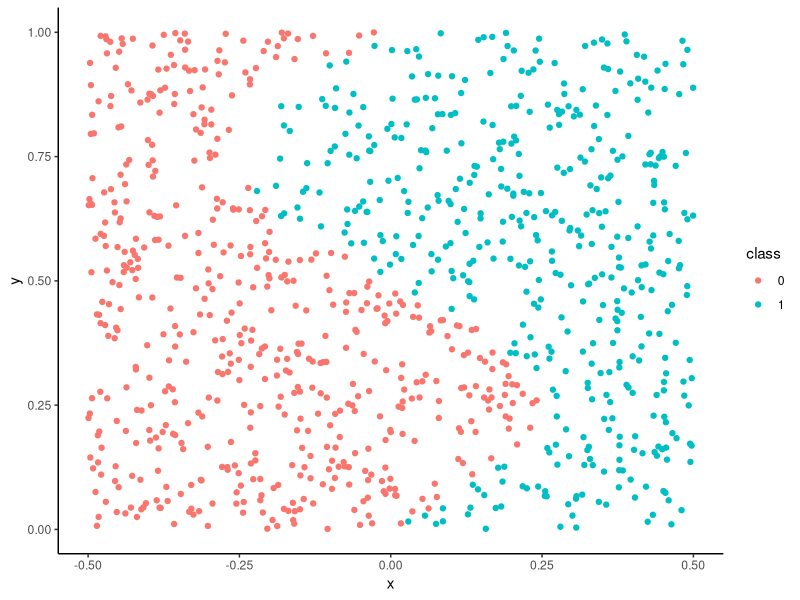
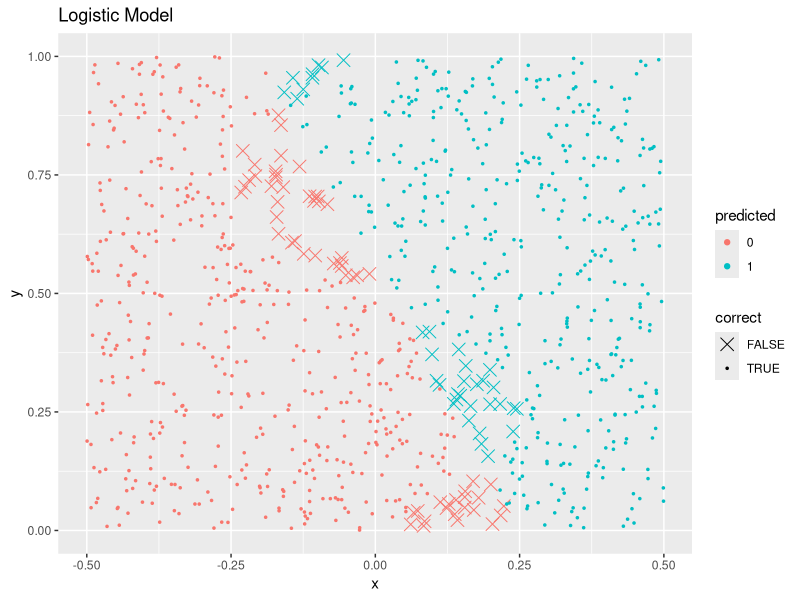
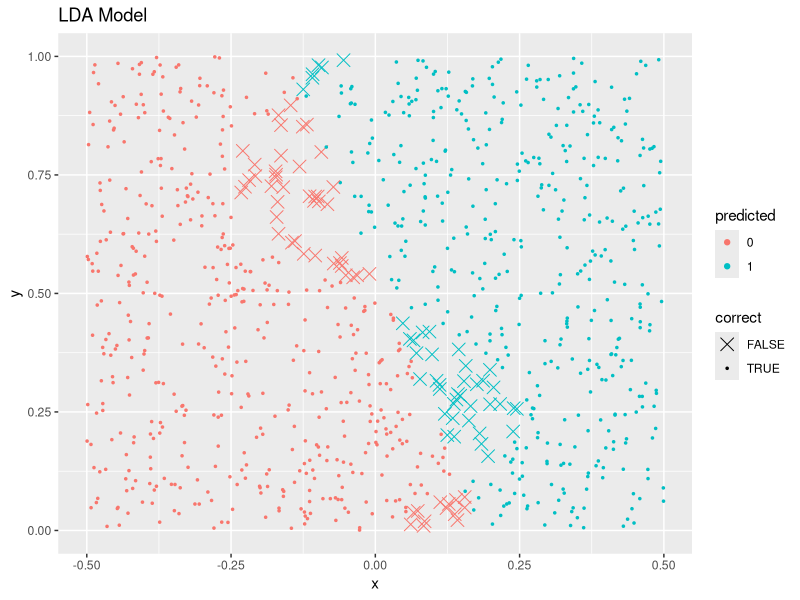
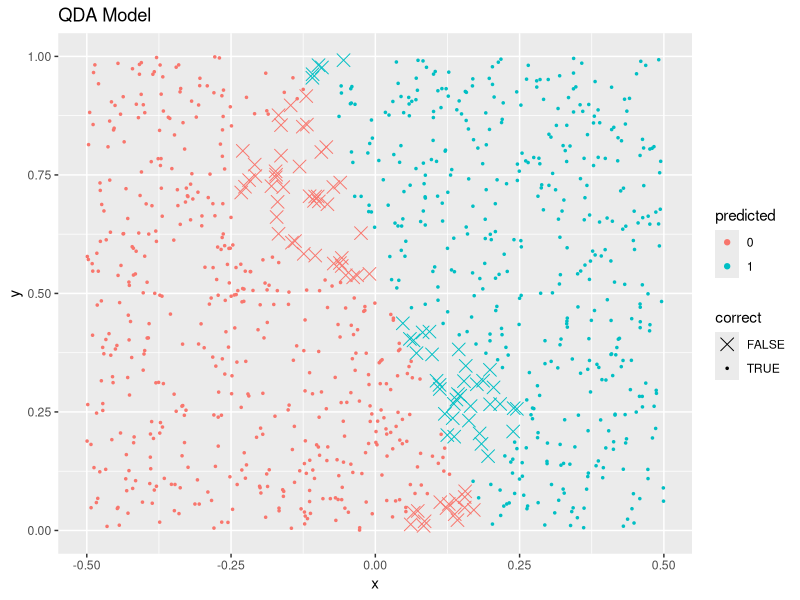
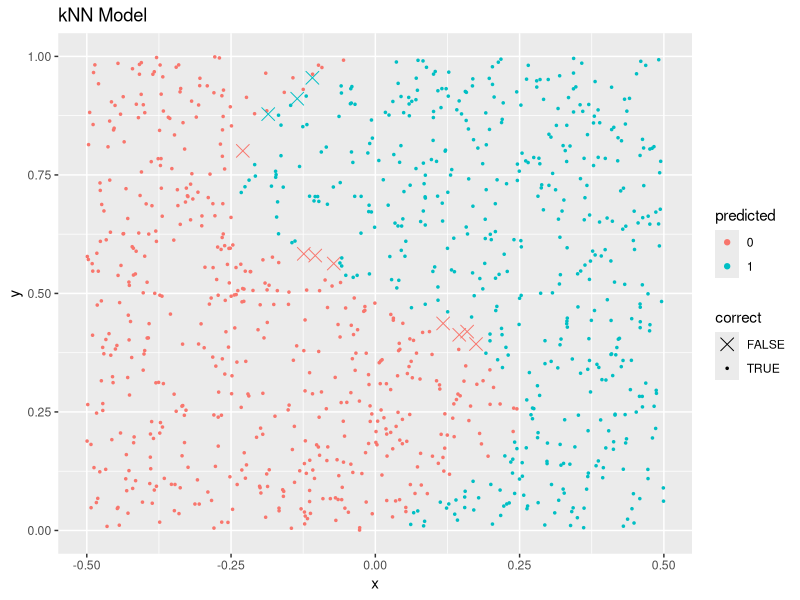
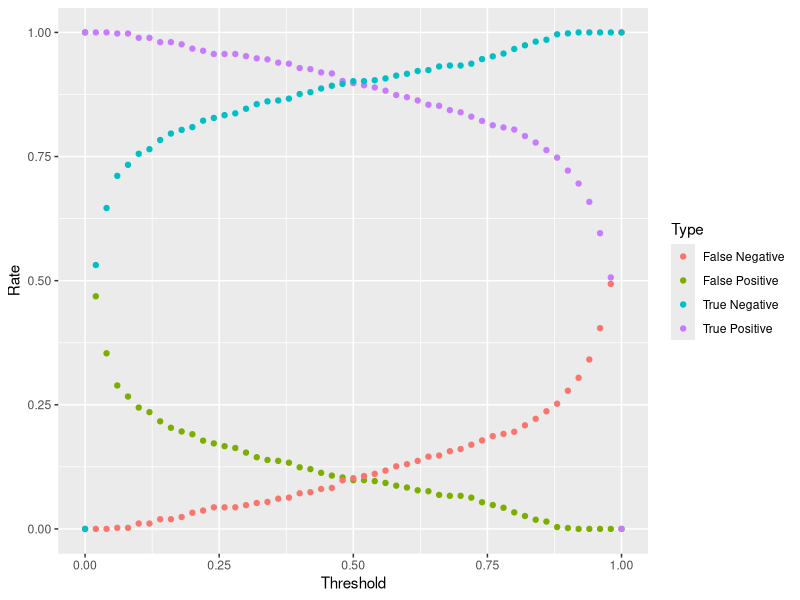
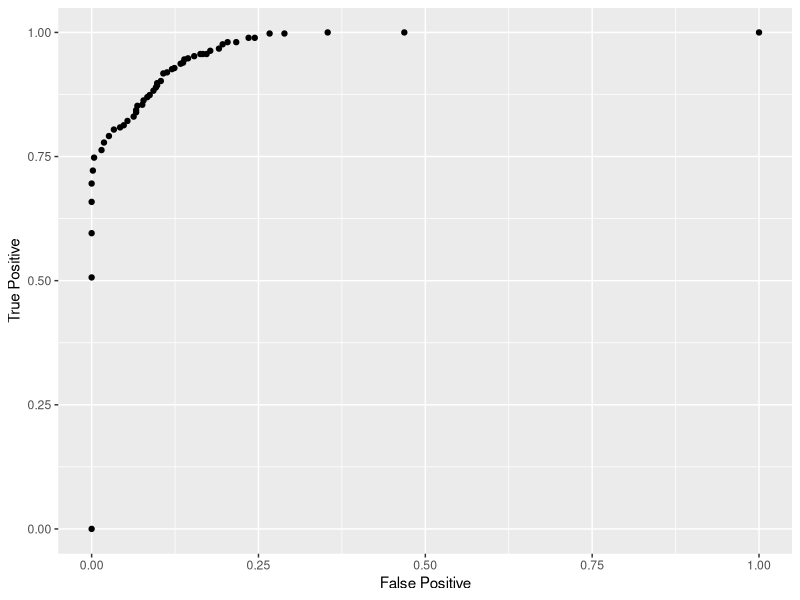

Write R code to recreate these figures, in order.
## ---- chunk 1
library(tidyverse)
library(MASS)
library(FNN)
## ---- chunk 2
n = 10^3
x <- runif(n,-0.5,0.5)
y <- runif(n,0,1)
# the following turns the boolean TRUE/FALSE into integer 1/0
class= factor(1-as.integer(x< 0.25 * sin(2 * pi * y)))
train.df=tibble("x"=x, "y"=y,"class"=class)

nonlinear.plt=ggplot(train.df, aes(color=class)) + 
  geom_point(aes(x=x,y=y)) + 
  theme_classic()
print(nonlinear.plt)

## ---- chunk 3
x=runif(n,-.5,.5)
y=runif(n,0,1)
class=factor(1-as.integer(x< 0.25 * sin(2 * pi * y)))
test.df=tibble("x"=x, "y"=y, "class"=class)

## ---- chunk 4
# logistic classifier
logistic.fit <- glm(class~x+y, train.df, family = binomial)
logistic.train.prob <- predict(logistic.fit, type = "response")
logistic.train.pred<- rep(0, nrow(train.df))
logistic.train.pred[logistic.train.prob>0.5] <- 1
print(sprintf("Logistic Training Error Rate =%g",
              mean(logistic.train.pred != train.df$class)))

logistic.test.prob <- predict(logistic.fit, test.df, type = "response")
logistic.test.pred<- rep(0, nrow(test.df))
logistic.test.pred[logistic.test.prob>0.5] <- 1
print(sprintf("Logistic Testing Error Rate =%g",
              mean(logistic.test.pred != test.df$class)))

# LDA classifier
lda.fit <- lda(class~x+y, train.df)
lda.train.pred <- predict(lda.fit)
print(sprintf("LDA Training Error Rate =%g",
              mean(lda.train.pred$class != train.df$class)))

lda.test.pred <- predict(lda.fit, newdata = test.df)
print(sprintf("LDA Testing Error Rate =%g",
              mean(lda.test.pred$class != test.df$class)))

# QDA classifier
qda.fit <- qda(class~x+y, train.df)
qda.train.pred <- predict(qda.fit)
print(sprintf("QDA Training Error Rate =%g",
              mean(qda.train.pred$class != train.df$class)))

qda.test.pred <- predict(qda.fit, test.df)
print(sprintf("QDA Testing Error Rate =%g",
              mean(qda.test.pred$class != test.df$class)))

# KNN classifier
knn.train.pred <- knn(as.matrix(train.df[1:2]), as.matrix(train.df[1:2]),
                as.matrix(train.df[3]), k=3)
print(sprintf("KNN k=3 Training Error Rate =%g",
              mean(knn.train.pred != train.df$class)))

knn.test.pred <- knn(as.matrix(train.df[1:2]), as.matrix(test.df[1:2]),
                      as.matrix(train.df[3]), k=3)
print(sprintf("KNN k=3 Testing Error Rate =%g",
              mean(knn.test.pred != test.df$class)))

## ---- chunk 5
logisitic.plt.df=tibble(x=test.df$x, y=test.df$y, predicted=as.factor(logistic.test.pred),
                      truth=test.df$class, correct =(logistic.test.pred==test.df$class) )
logistic.plt=ggplot(logisitic.plt.df, aes(color=predicted, shape=correct,size=correct)) +
  geom_point(aes(x=x,y=y)) +
  scale_shape_manual(values = c(4,20)) +
  scale_size_manual(values=c(4,1)) +
  ggtitle("Logistic Model")
print(logistic.plt)

## ---- chunk 6
lda.plt.df=tibble(x=test.df$x, y=test.df$y, predicted=lda.test.pred$class,
                           truth=test.df$class, correct =(lda.test.pred$class==test.df$class) )
lda.plt=ggplot(lda.plt.df, aes(color=predicted, shape=correct,size=correct)) +
  geom_point(aes(x=x,y=y)) +
  scale_shape_manual(values = c(4,20)) +
  scale_size_manual(values=c(4,1)) +
  ggtitle("LDA Model")
print(lda.plt)

## ---- chunk 7
qda.plt.df=tibble(x=test.df$x, y=test.df$y, predicted=qda.test.pred$class,
                     truth=test.df$class, correct =(qda.test.pred$class==test.df$class) )
qda.plt=ggplot(qda.plt.df, aes(color=predicted, shape=correct,size=correct)) +
  geom_point(aes(x=x,y=y)) +
  scale_shape_manual(values = c(4,20)) +
  scale_size_manual(values=c(4,1)) +
  ggtitle("QDA Model")
print(qda.plt)
## ---- chunk 8
knn.plt.df=tibble(x=test.df$x, y=test.df$y, predicted=knn.test.pred,
                     truth=test.df$class, correct =(knn.test.pred==test.df$class) )
knn.plt=ggplot(knn.plt.df, aes(color=predicted, shape=correct,size=correct)) +
  geom_point(aes(x=x,y=y)) +
  scale_shape_manual(values = c(4,20)) +
  scale_size_manual(values=c(4,1)) +
  ggtitle("kNN Model")
print(knn.plt)

## ---- chunk 9
lda.train.pred$posterior
## ---- chunk 10
pt_vals = seq(0.0, 1.0, length.out= 51) # threshold values we test at

# for each pt, compute false/true negative rate, false/true positive rate
false_pos = numeric(length(pt_vals))
false_neg = numeric(length(pt_vals))

true_pos = numeric(length(pt_vals))
true_neg = numeric(length(pt_vals))

# identify true positives, true negatives
idx_true_pos = (train.df$class==1)
n_true_pos = sum(idx_true_pos)
idx_true_neg = (train.df$class==0)
n_true_neg = sum(idx_true_neg)


# loop through each case
for (j in 1:length(pt_vals)){
  pt = pt_vals[j]
  false_pos[j] = sum(lda.train.pred$posterior[idx_true_neg,2]>=pt)/n_true_neg
  
  true_pos[j] = sum(lda.train.pred$posterior[idx_true_pos,2]>=pt)/n_true_pos
  
  false_neg[j] = sum(lda.train.pred$posterior[idx_true_pos,2]<pt)/n_true_pos
  
  true_neg[j] = sum(lda.train.pred$posterior[idx_true_neg,2]<pt)/n_true_neg
}
## ---- chunk 11
error.df = tibble("Threshold"=pt_vals, "False Positive"=false_pos, "False Negative"=false_neg, "True Positive" = true_pos, "True Negative" = true_neg)
error.long.df = error.df %>% gather(key="Type", value = "Rate", -Threshold)
error.long.df$`Type`= as.factor(error.long.df$`Type`)
## ---- chunk 12
rate.plt = ggplot(error.long.df) + 
  geom_point(mapping =  aes(x  = Threshold, y=`Rate`, color=`Type`))
print(rate.plt)
## ---- chunk 13
roc.plt = ggplot(error.df) + 
  geom_point(mapping =  aes(x = `False Positive`, y=`True Positive`))
print(roc.plt)
